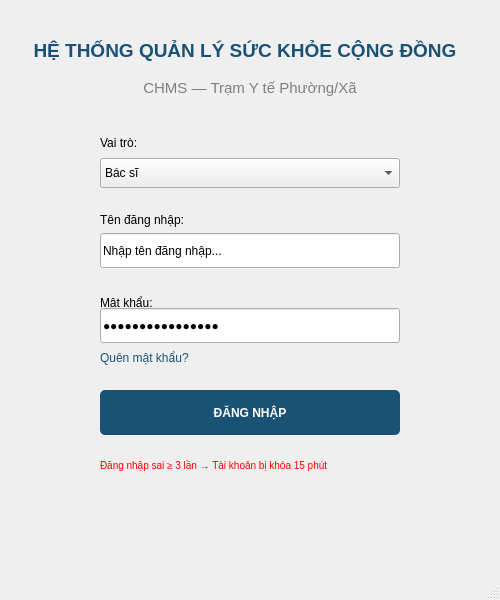
<?xml version="1.0" encoding="UTF-8"?>
<ui version="4.0">
 <class>dangnhap</class>
 <widget class="QMainWindow" name="dangnhap">
  <property name="geometry">
   <rect>
    <x>0</x>
    <y>0</y>
    <width>500</width>
    <height>600</height>
   </rect>
  </property>
  <property name="windowTitle">
   <string>MainWindow</string>
  </property>
  <widget class="QWidget" name="centralwidget">
   <widget class="QLabel" name="label">
    <property name="geometry">
     <rect>
      <x>20</x>
      <y>30</y>
      <width>450</width>
      <height>40</height>
     </rect>
    </property>
    <property name="font">
     <font>
      <pointsize>14</pointsize>
      <weight>75</weight>
      <bold>true</bold>
     </font>
    </property>
    <property name="styleSheet">
     <string notr="true">color: #1a5276;</string>
    </property>
    <property name="text">
     <string>HỆ THỐNG QUẢN LÝ SỨC KHỎE CỘNG ĐỒNG</string>
    </property>
    <property name="alignment">
     <set>Qt::AlignCenter</set>
    </property>
   </widget>
   <widget class="QLabel" name="label_2">
    <property name="geometry">
     <rect>
      <x>50</x>
      <y>75</y>
      <width>400</width>
      <height>25</height>
     </rect>
    </property>
    <property name="font">
     <font>
      <pointsize>11</pointsize>
     </font>
    </property>
    <property name="layoutDirection">
     <enum>Qt::LeftToRight</enum>
    </property>
    <property name="autoFillBackground">
     <bool>false</bool>
    </property>
    <property name="styleSheet">
     <string notr="true">color: gray;</string>
    </property>
    <property name="text">
     <string>CHMS — Trạm Y tế Phường/Xã</string>
    </property>
    <property name="alignment">
     <set>Qt::AlignCenter</set>
    </property>
   </widget>
   <widget class="QLabel" name="label_3">
    <property name="geometry">
     <rect>
      <x>100</x>
      <y>130</y>
      <width>80</width>
      <height>25</height>
     </rect>
    </property>
    <property name="text">
     <string>Vai trò:</string>
    </property>
   </widget>
   <widget class="QComboBox" name="cboVaiTro">
    <property name="geometry">
     <rect>
      <x>100</x>
      <y>158</y>
      <width>300</width>
      <height>30</height>
     </rect>
    </property>
    <item>
     <property name="text">
      <string>Bác sĩ</string>
     </property>
    </item>
    <item>
     <property name="text">
      <string>Y tá</string>
     </property>
    </item>
    <item>
     <property name="text">
      <string>Cán bộ CĐ</string>
     </property>
    </item>
    <item>
     <property name="text">
      <string>Quản trị viên</string>
     </property>
    </item>
   </widget>
   <widget class="QLabel" name="label_4">
    <property name="geometry">
     <rect>
      <x>100</x>
      <y>205</y>
      <width>120</width>
      <height>30</height>
     </rect>
    </property>
    <property name="text">
     <string>Tên đăng nhập:</string>
    </property>
   </widget>
   <widget class="QLineEdit" name="txtTenDangNhap">
    <property name="geometry">
     <rect>
      <x>100</x>
      <y>233</y>
      <width>300</width>
      <height>35</height>
     </rect>
    </property>
    <property name="text">
     <string>Nhập tên đăng nhập...</string>
    </property>
   </widget>
   <widget class="QLabel" name="label_5">
    <property name="geometry">
     <rect>
      <x>100</x>
      <y>280</y>
      <width>80</width>
      <height>45</height>
     </rect>
    </property>
    <property name="text">
     <string>Mật khẩu:</string>
    </property>
   </widget>
   <widget class="QLineEdit" name="txtMatKhau">
    <property name="enabled">
     <bool>true</bool>
    </property>
    <property name="geometry">
     <rect>
      <x>100</x>
      <y>308</y>
      <width>300</width>
      <height>35</height>
     </rect>
    </property>
    <property name="text">
     <string>Nhập mật khẩu...</string>
    </property>
    <property name="echoMode">
     <enum>QLineEdit::Password</enum>
    </property>
   </widget>
   <widget class="QLabel" name="label_6">
    <property name="geometry">
     <rect>
      <x>100</x>
      <y>348</y>
      <width>120</width>
      <height>20</height>
     </rect>
    </property>
    <property name="layoutDirection">
     <enum>Qt::RightToLeft</enum>
    </property>
    <property name="styleSheet">
     <string notr="true">color: #1a5276; cursor: pointer;</string>
    </property>
    <property name="text">
     <string>Quên mật khẩu?</string>
    </property>
   </widget>
   <widget class="QPushButton" name="btnDangNhap">
    <property name="geometry">
     <rect>
      <x>100</x>
      <y>390</y>
      <width>300</width>
      <height>45</height>
     </rect>
    </property>
    <property name="styleSheet">
     <string notr="true">background-color:#1a5276; color:white;border-radius:5px; font-weight:bold;</string>
    </property>
    <property name="text">
     <string>ĐĂNG NHẬP</string>
    </property>
   </widget>
   <widget class="QLabel" name="label_7">
    <property name="geometry">
     <rect>
      <x>100</x>
      <y>450</y>
      <width>340</width>
      <height>30</height>
     </rect>
    </property>
    <property name="styleSheet">
     <string notr="true">color: red; font-size: 10px;</string>
    </property>
    <property name="text">
     <string>Đăng nhập sai ≥ 3 lần → Tài khoản bị khóa 15 phút</string>
    </property>
   </widget>
  </widget>
  <widget class="QMenuBar" name="menubar">
   <property name="geometry">
    <rect>
     <x>0</x>
     <y>0</y>
     <width>500</width>
     <height>21</height>
    </rect>
   </property>
  </widget>
  <widget class="QStatusBar" name="statusbar"/>
 </widget>
 <resources/>
 <connections/>
</ui>
